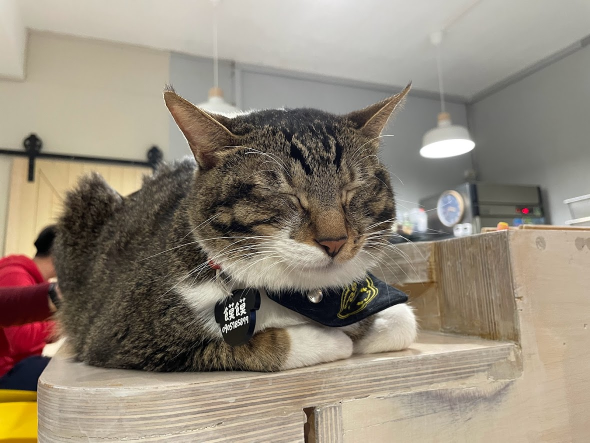
#> input picture input.jpg, 1180 x 885 px, found by its file name (shown at 1/2 size)
$ jupyter execute dither_iterative.ipynb   (shell and % lines are left out)
#> lines starting #> are read from the running program, lines starting #| are printed output that depends on the picture
<a href="https://colab.research.google.com/github/ydicsey/image-processing/blob/main/dither_iterative.ipynb" target="_parent"></a>

[cell 1]
## https://blog.csdn.net/vily_lei/article/details/86698766

[cell 2]
#import the library
import cv2 as cv
import numpy as np
import matplotlib.pyplot as plt
import math

[cell 3]
img_path = '/content/image-processing/input.jpg'
img = cv.imread(img_path)
#> img is the input picture: shape (885, 1180, 3); mean B, G, R 122.2, 137.1, 147.5
img.shape
#> Out = (885, 1180, 3)

[cell 4]
gray = cv.cvtColor(img, cv.COLOR_BGR2GRAY)
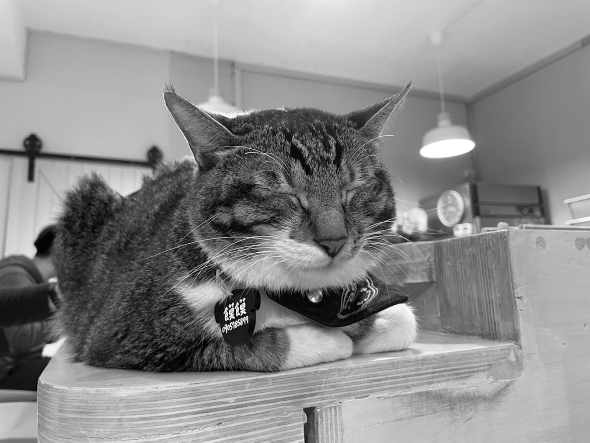
#> gray: shape (885, 1180) (shown at 1/2 size); min 0, max 255, mean 138.5
gray

[cell 5]
plt.axis('off')
plt.imshow(gray, cmap="gray")
plt.show()

define a 4*4 Bayer Matrix

[cell 6]
d2 = np.array([ [  0, 128,  32, 160,],
                [192,  64, 224,  95,],
                [ 48, 176,  16, 144,],
                [240, 112, 208,  80 ] ])

[cell 7]
x, y = gray.shape
#> x = 885; y = 1180

[cell 8]
out = np.zeros([x, y], dtype='uint8')

* n % length = n & (length-1)
* only for length = 2^n

[cell 9]
for i in range(x):
    for j in range(y):
        if gray[i,j] > d2[i&3][j&3]:
            out[i, j] = 255
        else:
            out[i, j] = 0
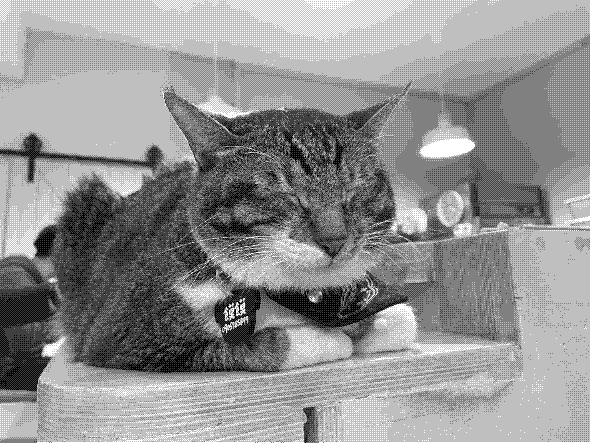
#> out: shape (885, 1180) (shown at 1/2 size); 57.1% white; black in thin lines or dots
out

[cell 10]
plt.rcParams["figure.figsize"] = (15, 15)
plt.axis('off')
plt.imshow(out, cmap="gray")
plt.show()

[cell 11]
d1 = np.array([ [ 0, 56],
                [84, 28] ])

[cell 12]
out2 = np.zeros([x, y], dtype='uint8')

[cell 13]
for i in range(x):
    for j in range(y):
        Qij = gray[i,j] // 85
        if (gray[i,j] - 85*Qij) > d1[i&1][j&1]:
            out2[i, j] = (1 + Qij)*85
        else:
            out2[i, j] = Qij*85
out2

[cell 14]
plt.axis('off')
plt.imshow(out2, cmap="gray")
plt.show()

[cell 15]
f = plt.figure(num=None, figsize=(15, 12), dpi=100)

ax2 = f.add_subplot(1,2, 1)
plt.axis('off')
plt.imshow(out, cmap="gray")
ax2.title.set_text('part A\n2-value')

ax2 = f.add_subplot(1,2, 2)
plt.axis('off')
plt.imshow(out2, cmap="gray")
ax2.title.set_text('part B\n4-value')

plt.show()
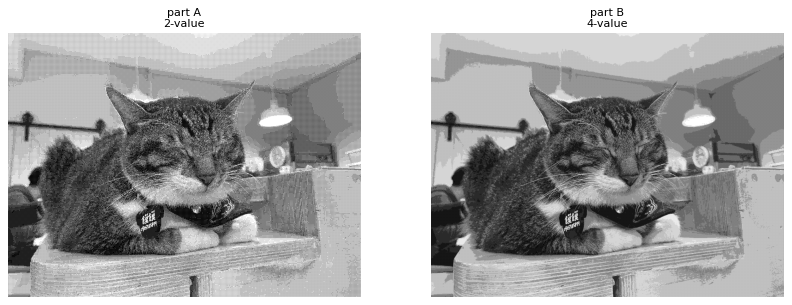
#> figure drawn by matplotlib, 2 panels

[cell 16]
path = "partA.jpg"
cv.imwrite(path, out)
#> Out = True

[cell 17]
path = "partB.jpg"
cv.imwrite(path, out2)
#> Out = True
